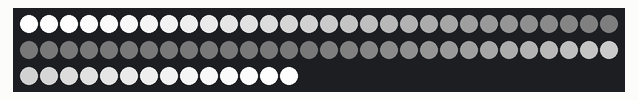
The sketch below on a simulated Arduino Uno, built with avr-gcc and run on an emulated ATmega328P. On the bench: 74 RGB LEDs in strip order, left to right, continuing on the next row.

Above: at 0.17 s.
At 36.73 s:
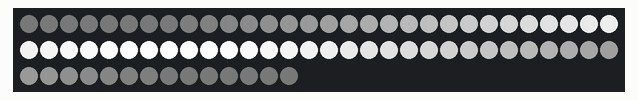

The sketch:

19_phase_shift_in_place.ino
```cpp
#include<FastLED.h>

#define LED_AMOUNT        74
#define DATA_PIN          6
#define GLOBAL_BRIGHTNESS 255

CRGB leds[LED_AMOUNT];
float phase = 0;

void setup() {
  FastLED.addLeds<NEOPIXEL, DATA_PIN>(leds, LED_AMOUNT);
  FastLED.setBrightness(GLOBAL_BRIGHTNESS);
}

void loop() {

  float step = TWO_PI / LED_AMOUNT;

  FastLED.clear();

  for(int i=0; i<LED_AMOUNT; i++){
    float brightness = cos(PI + (i * step));
    brightness *= cos(PI+ phase);
    brightness = (brightness + 1) / 2;
    brightness *= 255;


    brightness = max(brightness, 20);

    leds[i] = CHSV(0,0, brightness);
  }

  FastLED.show();
  phase += 0.08;
}
```
